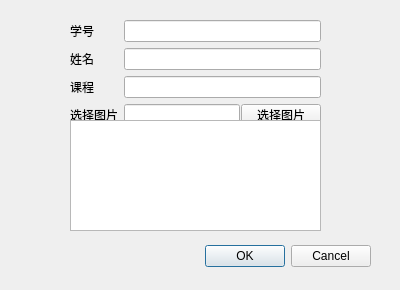
<?xml version="1.0" encoding="UTF-8"?>
<ui version="4.0">
 <class>Dialog</class>
 <widget class="QDialog" name="Dialog">
  <property name="geometry">
   <rect>
    <x>0</x>
    <y>0</y>
    <width>400</width>
    <height>290</height>
   </rect>
  </property>
  <property name="windowTitle">
   <string>人脸注册</string>
  </property>
  <widget class="QDialogButtonBox" name="buttonBox">
   <property name="geometry">
    <rect>
     <x>30</x>
     <y>240</y>
     <width>341</width>
     <height>32</height>
    </rect>
   </property>
   <property name="orientation">
    <enum>Qt::Horizontal</enum>
   </property>
   <property name="standardButtons">
    <set>QDialogButtonBox::Cancel|QDialogButtonBox::Ok</set>
   </property>
  </widget>
  <widget class="QWidget" name="gridLayoutWidget">
   <property name="geometry">
    <rect>
     <x>70</x>
     <y>20</y>
     <width>251</width>
     <height>105</height>
    </rect>
   </property>
   <layout class="QGridLayout" name="gridLayout">
    <item row="0" column="0">
     <widget class="QLabel" name="label">
      <property name="text">
       <string>学号</string>
      </property>
     </widget>
    </item>
    <item row="4" column="0">
     <widget class="QLabel" name="label_3">
      <property name="text">
       <string>选择图片</string>
      </property>
     </widget>
    </item>
    <item row="0" column="1">
     <widget class="QLineEdit" name="lineEdit"/>
    </item>
    <item row="1" column="0">
     <widget class="QLabel" name="label_4">
      <property name="text">
       <string>姓名</string>
      </property>
     </widget>
    </item>
    <item row="2" column="0">
     <widget class="QLabel" name="label_2">
      <property name="text">
       <string>课程</string>
      </property>
     </widget>
    </item>
    <item row="1" column="1">
     <widget class="QLineEdit" name="lineEdit_4"/>
    </item>
    <item row="2" column="1">
     <widget class="QLineEdit" name="lineEdit_2"/>
    </item>
    <item row="4" column="1">
     <layout class="QHBoxLayout" name="horizontalLayout_2">
      <property name="spacing">
       <number>1</number>
      </property>
      <item>
       <widget class="QLineEdit" name="lineEdit_3">
        <property name="maximumSize">
         <size>
          <width>16777215</width>
          <height>16777215</height>
         </size>
        </property>
       </widget>
      </item>
      <item>
       <widget class="QPushButton" name="pushButton">
        <property name="text">
         <string>选择图片</string>
        </property>
       </widget>
      </item>
     </layout>
    </item>
   </layout>
  </widget>
  <widget class="QTextBrowser" name="textBrowser">
   <property name="geometry">
    <rect>
     <x>70</x>
     <y>120</y>
     <width>251</width>
     <height>111</height>
    </rect>
   </property>
  </widget>
 </widget>
 <resources/>
 <connections>
  <connection>
   <sender>buttonBox</sender>
   <signal>accepted()</signal>
   <receiver>Dialog</receiver>
   <slot>accept()</slot>
   <hints>
    <hint type="sourcelabel">
     <x>248</x>
     <y>254</y>
    </hint>
    <hint type="destinationlabel">
     <x>157</x>
     <y>274</y>
    </hint>
   </hints>
  </connection>
  <connection>
   <sender>buttonBox</sender>
   <signal>rejected()</signal>
   <receiver>Dialog</receiver>
   <slot>reject()</slot>
   <hints>
    <hint type="sourcelabel">
     <x>316</x>
     <y>260</y>
    </hint>
    <hint type="destinationlabel">
     <x>286</x>
     <y>274</y>
    </hint>
   </hints>
  </connection>
  <connection>
   <sender>pushButton</sender>
   <signal>clicked()</signal>
   <receiver>Dialog</receiver>
   <slot>chose_img()</slot>
   <hints>
    <hint type="sourcelabel">
     <x>312</x>
     <y>110</y>
    </hint>
    <hint type="destinationlabel">
     <x>350</x>
     <y>109</y>
    </hint>
   </hints>
  </connection>
 </connections>
 <slots>
  <slot>chose_img()</slot>
 </slots>
</ui>
